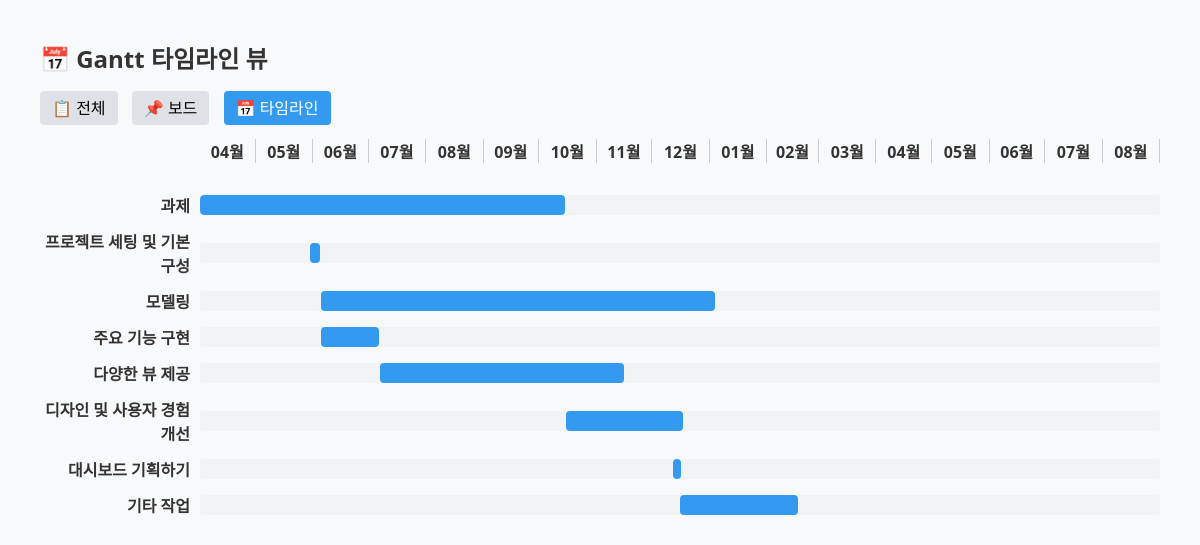
The page /tasks/timeline/ on the database its author committed.
### dashboard_app/models.py (models this page shows, shortened)
class Task(models.Model):
    PRIORITY_CHOICES = [
        ('낮음', '낮음'),
        ('중간', '중간'),
        ('높음', '높음'),
    ]
    STATUS_CHOICES = [
        ('계획 중', '계획 중'),
        ('진행 중', '진행 중'),
        ('완료', '완료'),
    ]
    title = models.CharField(max_length=100)
    assignee = models.CharField(max_length=100, blank=True)
    start_date = models.DateField(null=True, blank=True, default='2024-01-01')
    end_date = models.DateField(null=True, blank=True, default='2024-12-31')
    status = models.CharField(max_length=20, choices=STATUS_CHOICES, default='계획 중')
    priority = models.CharField(max_length=10, choices=PRIORITY_CHOICES, default='중간')
    progress = models.PositiveIntegerField(default=0)
    is_done = models.BooleanField(default=False)
    created_at = models.DateTimeField(auto_now_add=True)
    description = models.TextField(blank=True)

### dashboard_app/views.py (the view)
# urls.py: path('tasks/timeline/', views.timeline_view, name='timeline_view'),
def timeline_view(request):
    tasks = Task.objects.all().order_by('start_date')
    reference_date = datetime(2024, 1, 1)  # 예시 기준일
    task_data = []
    for task in tasks:
        if task.start_date and task.end_date:
            duration = (task.end_date - task.start_date).days
            offset = (task.start_date - reference_date.date()).days
            task_data.append({
                'title': task.title,
                'duration': duration,
                'offset': offset,
            })
    return render(request, 'dashboard_app/task_timeline.html', {
        'tasks': task_data,
        'month_labels': month_labels.values(),
        'view_name': 'timeline_view'
    })

### templates/dashboard_app/task_timeline.html (shortened to what this page needs)
{% load static %}
<!DOCTYPE html>
<html lang="ko">
<head>
  <link rel="stylesheet" href="{% static 'css/style.css' %}">
</head>
<body>
  <h1 class="page-title">📅 Gantt 타임라인 뷰</h1>
  <div class="view-tabs">
    <a href="{% url 'task_dashboard' %}" class="{% if view_name == 'task_dashboard' %}active{% endif %}">📋 전체</a>
    <a href="{% url 'board_view' %}" class="{% if view_name == 'board_view' %}active{% endif %}">📌 보드</a>
    <a href="{% url 'timeline_view' %}" class="{% if view_name == 'timeline_view' %}active{% endif %}">📅 타임라인</a>
  </div>
  {% if month_labels %}
  <div class="month-header">
    {% for month in month_labels %}
      <div style="width: {{ month.width }}px;">{{ month.label }}</div>
    {% endfor %}
  </div>
  {% endif %}
  <div class="gantt-chart">
    {% for task in tasks %}
      <div class="gantt-row">
        <div class="gantt-label">{{ task.title }}</div>
        <div class="gantt-bar-container">
          <div class="gantt-bar" style="left:{{ task.offset|add:"0" }}px; width:{{ task.duration|add:"0" }}px;"></div>
        </div>
      </div>
    {% endfor %}
  </div>
</body>
</html>

### static/css/style.css (style rules this page uses)
body { font-family: 'Segoe UI', 'Apple SD Gothic Neo', 'Noto Sans KR', sans-serif; background-color: #f8f9fa; color: #333; margin: 40px; }
.page-title { font-size: 28px; font-weight: 700; margin-bottom: 25px; }

### templates/dashboard_app/task_timeline.html (style rules this page uses)
.gantt-chart { margin-top: 30px; }
.gantt-row { display: flex; align-items: center; margin-bottom: 12px; }
.gantt-label { width: 150px; font-weight: bold; text-align: right; margin-right: 10px; }
.gantt-bar-container { flex: 1; height: 20px; background-color: #f1f3f5; position: relative; border-radius: 4px; overflow: hidden; }
.gantt-bar { height: 100%; background-color: #339af0; border-radius: 4px; position: absolute; top: 0; }
.view-tabs { margin-bottom: 20px; }
.view-tabs a { margin-right: 10px; text-decoration: none; padding: 6px 12px; border-radius: 4px; background-color: #dee2e6; color: #000; }
.view-tabs a.active { background-color: #339af0; color: white; }
.page-title { font-size: 24px; font-weight: bold; margin-bottom: 20px; }
.month-header { display: flex; margin-left: 160px; font-weight: bold; margin-bottom: 10px; }
.month-header div { text-align: center; border-right: 1px solid #ccc; }

### rows shown on the page
Task: title "과제"
Task: title "프로젝트 세팅 및 기본 구성"
Task: title "모델링"
Task: title "주요 기능 구현"
Task: title "다양한 뷰 제공"
Task: title "디자인 및 사용자 경험 개선"
Task: title "대시보드 기획하기"
Task: title "기타 작업"

### other values the page prints
{{ month.label }} "04월" "05월" "06월" "07월" "08월" "09월" "10월" "11월" "12월" "01월" "02월" "03월" "04월" "05월" "06월" "07월" "08월"
